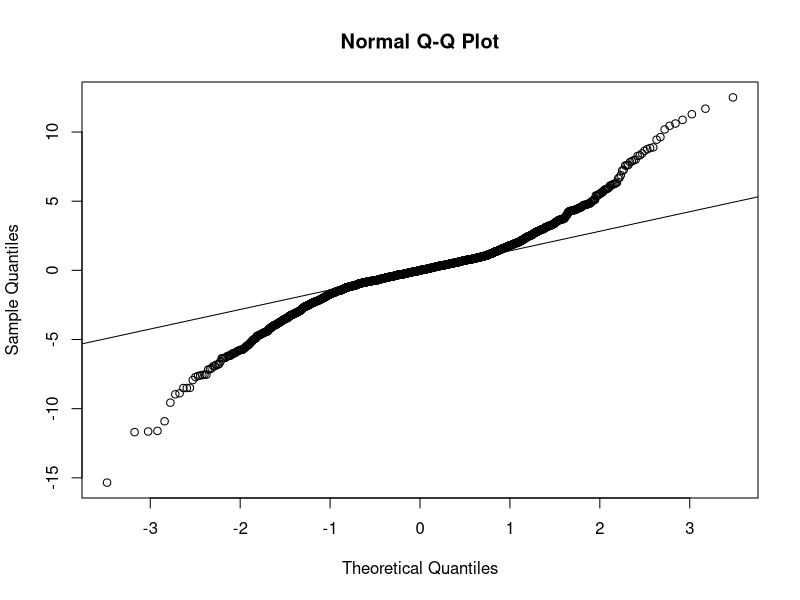
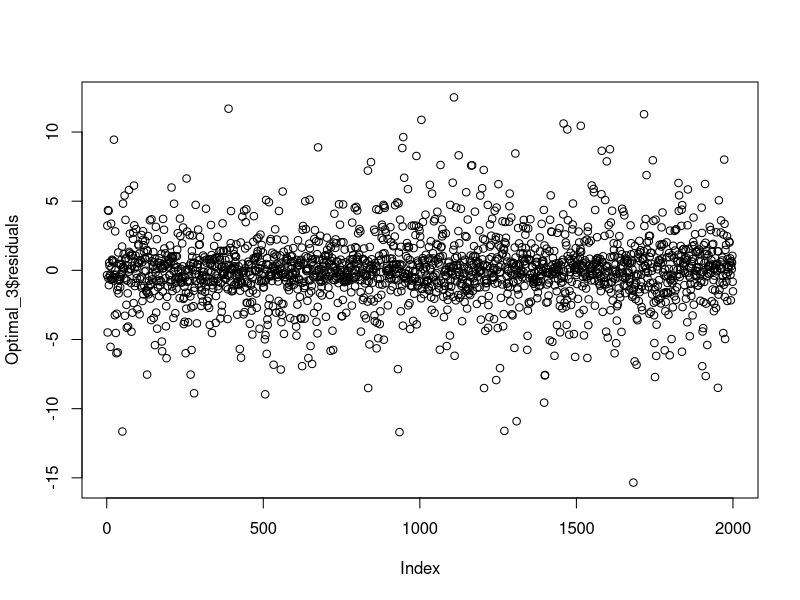

These figures' R source, in order:
## ---- chunk 1
data1 <- read.csv("../data/HW4 Data.csv", stringsAsFactors = TRUE)
## ---- chunk 2
Optimal_1 <- step(lm(Y~., data=data1), trace = FALSE)
summary(Optimal_1)$adj.r.square
Optimal_1
## ---- chunk 3
Optimal_2 <- step(lm(Y~.^2,data=data1), trace = FALSE)
summary(Optimal_2)$adj.r.square
Optimal_2
## ---- chunk 4
rowindex<-sample(1:nrow(data1),2000)
traindata<-data1[rowindex,]
validdata<-data1[-rowindex,]
## ---- chunk 5
Optimal_3<- step(lm(Y~., data=traindata), trace = FALSE)
summary(Optimal_3)$adj.r.square
Optimal_3

## ---- chunk 6
RMSE_train <- sqrt(mean((traindata$Y - predict(Optimal_3))^2))
RMSE_valid <- sqrt(mean((validdata$Y - predict(Optimal_3,newdata=validdata))^2))
RMSE_train
RMSE_valid
## ---- chunk 7
qqnorm(Optimal_3$residuals)
qqline(Optimal_3$residuals)
## ---- chunk 8
shapiro.test(Optimal_3$residuals)
## ---- chunk 9
library(car)
plot(Optimal_3$residuals)
ncvTest(Optimal_3)
